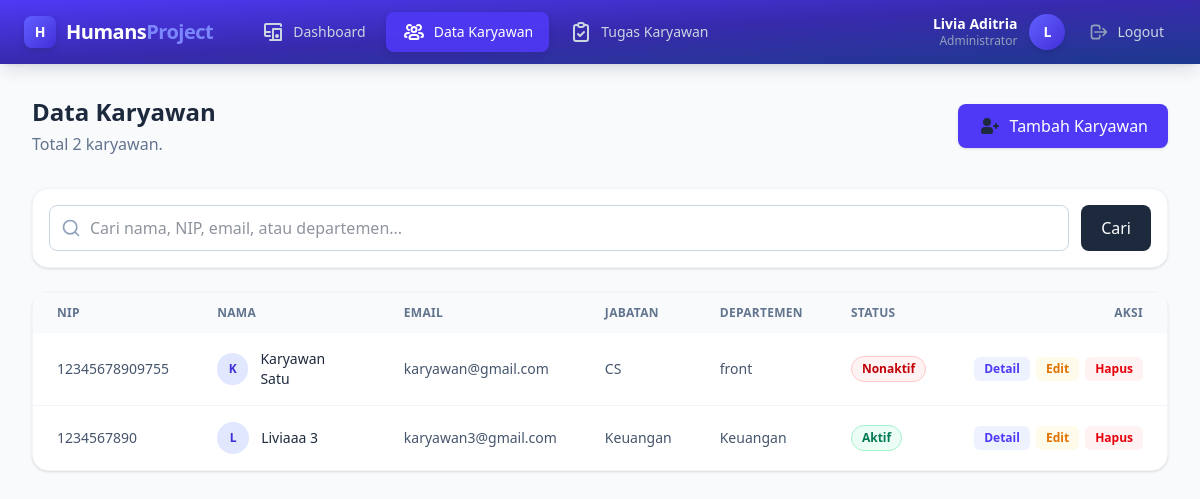
Screenshot of /karyawan/index.php (signed in) with the database file from the repository.
### tables this page shows
CREATE TABLE IF NOT EXISTS `users` (
  `id` bigint unsigned NOT NULL AUTO_INCREMENT,
  `nip` varchar(30) NOT NULL,
  `nama_lengkap` varchar(120) NOT NULL,
  `email` varchar(120) NOT NULL,
  `password` varchar(255) NOT NULL,
  `role` enum('admin','karyawan') NOT NULL DEFAULT 'karyawan',
  `jabatan` varchar(100) NOT NULL,
  `departemen` varchar(100) NOT NULL,
  `no_hp` varchar(25) DEFAULT NULL,
  `alamat` text,
  `tanggal_masuk` date NOT NULL,
  `status` enum('aktif','nonaktif') NOT NULL DEFAULT 'aktif',
  `created_at` timestamp NULL DEFAULT (now()) ON UPDATE CURRENT_TIMESTAMP,
  `updated_at` timestamp NULL DEFAULT (now()) ON UPDATE CURRENT_TIMESTAMP,
  PRIMARY KEY (`id`),
  UNIQUE KEY `nip` (`nip`),
  UNIQUE KEY `email` (`email`)
);

### config/database.php (called while the page is built, shortened)
<?php
function db(): PDO
{
    try {
        $dsn = 'mysql:host=' . DB_HOST . ';dbname=' . DB_NAME . ';charset=utf8mb4';
        $pdo = new PDO($dsn, DB_USER, DB_PASS, [
            PDO::ATTR_ERRMODE => PDO::ERRMODE_EXCEPTION,
            PDO::ATTR_DEFAULT_FETCH_MODE => PDO::FETCH_ASSOC,
            PDO::ATTR_EMULATE_PREPARES => false,
        ]);
        return $pdo;
    } catch (PDOException $e) {
        exit('Koneksi database gagal. Periksa config/database.php dan pastikan MySQL akti');
    }
}

### karyawan/index.php (the view, shortened to what this page needs)
<?php
$keyword = trim((string) ($_GET['q'] ?? ''));
$sql = "SELECT id, nip, nama_lengkap, email, jabatan, departemen, status
        FROM users
        WHERE role = 'karyawan'";
$params = [];
$sql .= ' ORDER BY nama_lengkap ASC';
$stmt = db()->prepare($sql);
$stmt->execute($params);
$karyawan = $stmt->fetchAll();
$totalKaryawan = count($karyawan);
require __DIR__ . '/../includes/header.php';
?>
<div class="min-h-screen bg-transparent">
    <main class="max-w-7xl mx-auto p-8">
        <div class="flex items-center justify-between mb-8">
            <div>
                <h2 class="text-2xl font-semibold text-slate-800">
                    Data Karyawan
                </h2>
                <p class="text-slate-500 mt-1">
                    Total <?= $totalKaryawan ?> karyawan<?= $keyword !== '' ? ' ditemukan untuk pencarian "' . e($keyword) . '"' : '' ?>.
                </p>
            </div>
            <a href="create.php"
                class="inline-flex items-center gap-2 bg-indigo-600 hover:bg-indigo-700 text-white font-medium px-5 py-2.5 rounded-lg shadow-sm transition-colors">
                    Tambah Karyawan
            </a>
        </div>
        <div class="bg-white rounded-2xl shadow-sm border border-slate-100 p-4 mb-6">
            <form method="GET" class="flex gap-3">
                <div class="relative flex-1">
                    <svg class="w-5 h-5 text-slate-400 absolute left-3 top-1/2 -translate-y-1/2"
                        xmlns="http://www.w3.org/2000/svg" fill="none" viewBox="0 0 24 24"
                        stroke="currentColor" stroke-width="2">
                        <path stroke-linecap="round" stroke-linejoin="round"
                            d="M21 21l-4.35-4.35M11 19a8 8 0 1 0 0-16 8 8 0 0 0 0 16Z"/>
                    </svg>
                    <input
                        type="text"
                        name="q"
                        value="<?= e($keyword) ?>"
                        placeholder="Cari nama, NIP, email, atau departemen..."
                        class="w-full rounded-lg border border-slate-300 pl-10 pr-4 py-2.5 focus:outline-none focus:ring-2 focus:ring-indigo-500 focus:border-transparent">
                </div>
                <button type="submit"
                    class="bg-slate-800 hover:bg-slate-900 text-white font-medium px-5 py-2.5 rounded-lg transition-colors">
                    Cari
                </button>
            </form>
        </div>
        <div class="bg-white rounded-2xl shadow-sm border border-slate-100">
            <div class="overflow-x-auto">
                <table class="w-full text-sm">
                    <thead class="bg-slate-50 text-slate-500 uppercase text-xs tracking-wide">
                        <tr>
                            <th class="text-left px-6 py-3 font-semibold">NIP</th>
                            <th class="text-left px-6 py-3 font-semibold">Nama</th>
                            <th class="text-left px-6 py-3 font-semibold">Email</th>
                            <th class="text-left px-6 py-3 font-semibold">Jabatan</th>
                            <th class="text-left px-6 py-3 font-semibold">Departemen</th>
                            <th class="text-left px-6 py-3 font-semibold">Status</th>
                            <th class="text-right px-6 py-3 font-semibold">Aksi</th>
                        </tr>
                    </thead>
                    <tbody class="divide-y divide-slate-100">
                        <?php if (empty($karyawan)): ?>
                            <tr>
                                <td colspan="7" class="px-6 py-10 text-center text-slate-400">
                                    <?= $keyword !== '' ? 'Tidak ada karyawan yang cocok dengan pencarian.' : 'Belum ada data karyawan.' ?>
                                </td>
                            </tr>
                        <?php else: ?>
                            <?php foreach ($karyawan as $row): ?>
                                <tr class="hover:bg-slate-50 transition-colors">
                                    <td class="px-6 py-4 text-slate-600">
                                        <?= e($row['nip']) ?>
                                    </td>
                                    <td class="px-6 py-4 font-medium text-slate-800">
                                        <div class="flex items-center gap-3">
                                            <div class="w-8 h-8 rounded-full bg-indigo-100 text-indigo-700 flex items-center justify-center text-xs font-bold">
                                                <?= strtoupper(substr($row['nama_lengkap'], 0, 1)) ?>
                                            </div>
                                            <?= e($row['nama_lengkap']) ?>
                                        </div>
                                    </td>
                                    <td class="px-6 py-4 text-slate-600">
                                        <?= e($row['email']) ?>
                                    </td>
                                    <td class="px-6 py-4 text-slate-600">
                                        <?= e($row['jabatan']) ?>
                                    </td>
                                    <td class="px-6 py-4 text-slate-600">
                                        <?= e($row['departemen']) ?>
                                    </td>
                                    <td class="px-6 py-4">
                                        <?= status_badge($row['status']) ?>
                                    </td>
                                    <td class="px-6 py-4">
                                        <div class="flex items-center justify-end gap-1.5">
                                            <a href="view.php?id=<?= (int) $row['id'] ?>"
                                                class="px-2.5 py-1 text-xs font-semibold rounded-md bg-indigo-50 text-indigo-600 hover:bg-indigo-600 hover:text-white transition-all duration-150">
                                                Detail
                                            </a>
                                            <a href="edit.php?id=<?= (int) $row['id'] ?>"
                                                class="px-2.5 py-1 text-xs font-semibold rounded-md bg-amber-50 text-amber-600 hover:bg-amber-600 hover:text-white transition-all duration-150">
                                                Edit
                                            </a>
                                            <form action="delete.php" method="POST"
                                                onsubmit="return confirm('Yakin ingin menghapus data <?= e($row['nama_lengkap']) ?>?');"
                                                class="inline-flex">
                                                <button type="submit"
                                                    class="px-2.5 py-1 text-xs font-semibold rounded-md bg-red-50 text-red-600 hover:bg-red-600 hover:text-white transition-all duration-150">
                                                    Hapus
                                                </button>
                                            </form>
                                        </div>
                                    </td>
                                </tr>
                            <?php endforeach; ?>
                        <?php endif; ?>
                    </tbody>
                </table>
            </div>
        </div>
    </main>
</div>
<?php require __DIR__ . '/../includes/footer.php'; ?>

### includes/functions.php (shortened to what this page needs)
<?php
function e(?string $value): string
{
    return htmlspecialchars((string) $value, ENT_QUOTES, 'UTF-8');
}
function status_badge(string $status): string
{
    $class = $status === 'aktif'
        ? 'border-emerald-200 bg-emerald-50 text-emerald-700'
        : 'border-red-200 bg-red-50 text-red-700';
    return '<span class="inline-flex items-center rounded-full border px-2.5 py-1 text-xs font-extrabold ' . $class . '">'
        . e(ucfirst($status))
        . '</span>';
}

### rows the page displays
users: nip "12345678909755", nama_lengkap "K", nama_lengkap "Karyawan Satu", email "karyawan@gmail.com", jabatan "CS", departemen "front", status "Nonaktif"
users: nip "1234567890", nama_lengkap "L", nama_lengkap "Liviaaa 3", email "karyawan3@gmail.com", jabatan "Keuangan", departemen "Keuangan", status "Aktif"

### other values shown
$namaLengkap "Livia Aditria"
substr($namaLengkap, 0, 1) "L"
$totalKaryawan "2"
